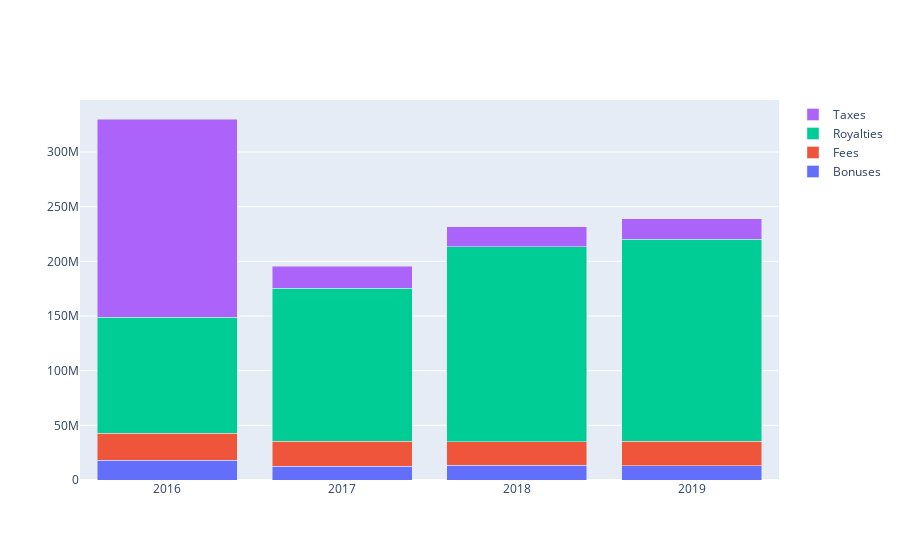

The notebook cell this image was saved under:
### Code cell
import plotly.graph_objects as go

p=[]
for name in payment_types:
    frame=data_frame.loc[data_frame['payment_category']==name]
    p.append(go.Bar(name=name, x=frame['reporting_cylce'], y=frame['amount_reported_cad']))

    
    
fig = go.Figure(data=p)
default_entity=entity_list[0]


fig.update_layout(barmode='stack')
fig.update_xaxes(type='category')
fig.update_xaxes(categoryorder='category ascending')
fig.update_yaxes(autorange=True)
fig.show()

### Figure 1 — Plotly figure (JSON) as saved in the notebook; plotly's stock layout.template omitted (floating-point values rounded to 4 significant figures)
{"data": [{"name": "Bonuses", "type": "bar", "x": [2016, 2017, 2018, 2019], "y": [18055160, 12752252, 13600000, 12990000]}, {"name": "Fees", "type": "bar", "x": [2016, 2017, 2018, 2019], "y": [24765212, 22595640, 21569600, 22654560]}, {"name": "Royalties", "type": "bar", "x": [2016, 2017, 2018, 2019], "y": [106121224, 139989080, 178241600, 184639860]}, {"name": "Taxes", "type": "bar", "x": [2016, 2017, 2018, 2019], "y": [181252248, 20284132, 18251200, 18809520]}], "layout": {"autosize": true, "barmode": "stack", "xaxis": {"autorange": true, "categoryorder": "category ascending", "range": [-0.5, 3.5], "type": "category"}, "yaxis": {"autorange": true, "range": [0, 347600000.0], "type": "linear"}}}
